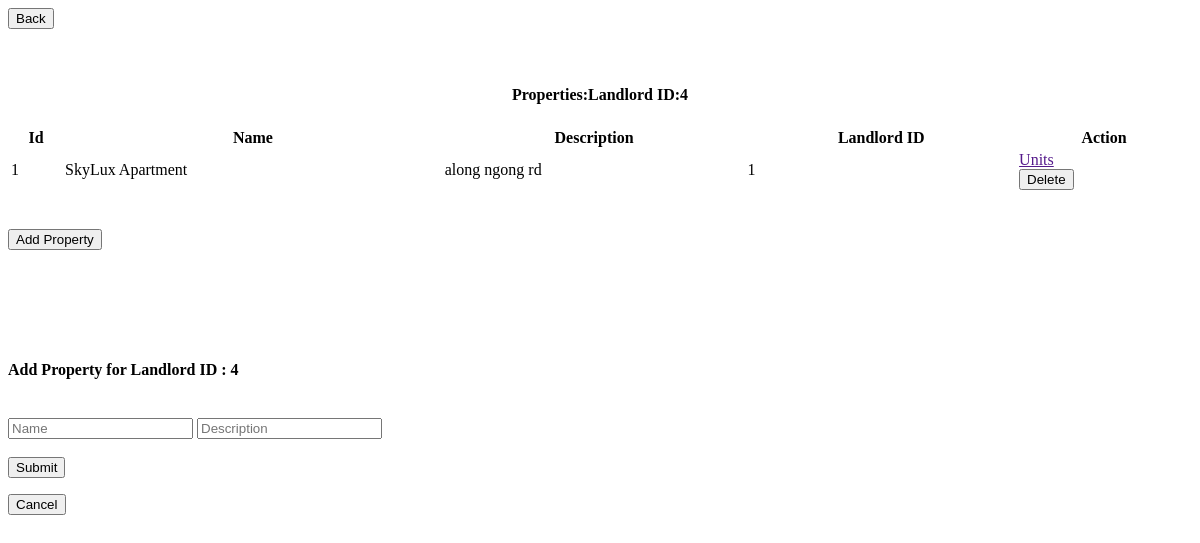
Before: /admin-user-properties/4 with the older database file.
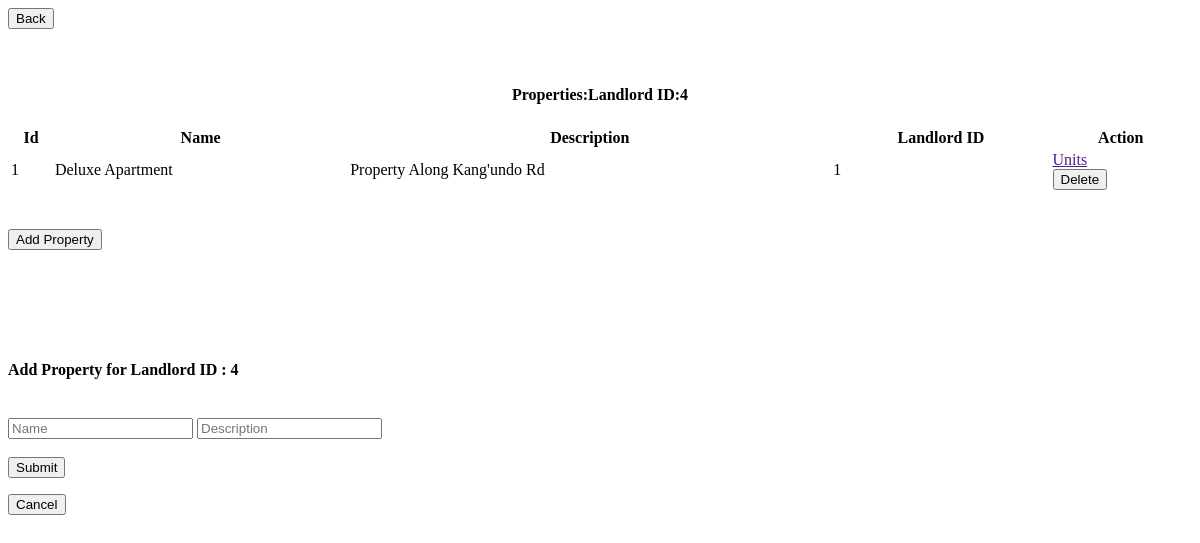
After: the same page with the newer database file.
### models.py (models this page shows, shortened)
class Property(Base):
    __tablename__ = 'properties'
    id = Column(Integer, primary_key=True, index=True)
    name = Column(String)
    description = Column(String, nullable=False)
    landlord_id = Column(Integer, ForeignKey('users.id'))
    suspended = Column(Boolean, default=False)
    landlord = relationship('User', back_populates='properties')
    units = relationship('Unit', back_populates='property')
    created_at = Column(DateTime, default=datetime.datetime.utcnow)
    updated_at = Column(DateTime, default=datetime.datetime.utcnow, onupdate=datetime.datetime.utcnow)

### new_server.py (the view)
@app.route('/admin-user-properties/<int:user_id>', methods=['GET'])
def get_user_properties(user_id):
    print(f"user properties endpoint : {request.endpoint}, is called")
    properties = db_session.query(Property).filter_by(landlord_id=user_id).all()
    print(f"fetched properties is : {properties}")
    return render_template('admin_properties.html', properties=properties, header_title="Properties", front_user_id=user_id)

### templates/admin_properties.html (shortened to what this page needs)
<div class="back-container">
    <div class="button-container">
        <button class="button" hx-get="http://localhost:5000/admin-users" hx-target="#dashboard-container" hx-swap="innerHTML" onclick="activateDashboardContainer()">Back</button>
    </div>
</div>
<h4 style="text-align: center;" id="value_header">{{header_title}}:Landlord ID:{{front_user_id}}</h4>
<table id="example" class="display" style="width:100%">
    <thead>
        <tr>
            <th>Id</th>
            <th>Name</th>
            <th>Description</th>
            <th>Landlord ID</th>
            <th>Action</th>
        </tr>
    </thead>
    <tbody>
        {% for property in properties%}
        <tr id="property-{{property.id}}">
            <td>{{property.id}}</td>
            <td>{{property.name}}</td>
            <td>{{property.description}}</td>
            {% set front_user_id = property.id %}
            <td>{{ front_user_id }}</td>
            <td>
                <div class="table-button-container">
                    <a href="" class="table-button" hx-get="http://localhost:5000/admin-property-units/{{property.id}}" hx-target="#dashboard-container" hx-swap="innerHTML" onclick="activateDashboardContainer()">Units</a>
                </div>
                <div class="table-button-container">
                    <button class="table-button" onclick="deleteProperty('{{ property.id }}')">Delete</button>
                </div>
            </td>
        </tr>
        {% endfor %}
    </tbody>
</table>
<div class="back-container">
    <div class="button-container">
        <button class="button" onclick="loadAddPropertyFormModal()">Add Property</button>
    </div>
</div>
<div class="modal" id="add_property_modal">
    <div class="modal-content">
        <br>
        <br>
        <br>
        <br>
        <div class="form-square" id="form-holder">
            <form id="add-property-form" class="right-square">
                <br>
                <h4 id="form_header_with_landlord_id">Add Property for Landlord ID : {{front_user_id}}</h4>
                <br>
                <input type="text" id="property_name" name="property_name" placeholder="Name" required>
                <input type="text" id="property_description" name="property_description" placeholder="Description" required>
                <br>
                <br>
                <div class="button-container">
                    <button class="button" id="confirmButton" type="submit">Submit</button>
                </div>
            </form>
        </div>
        <div class="button-container">
            <button id="cancelButton" class="button">Cancel</button>
        </div>
    </div>
</div>

Changed rows visible on the page:
changed Property id 1: name "SkyLux Apartment" → "Deluxe Apartment"; description "along ngong rd" → "Property Along Kang'undo Rd"
